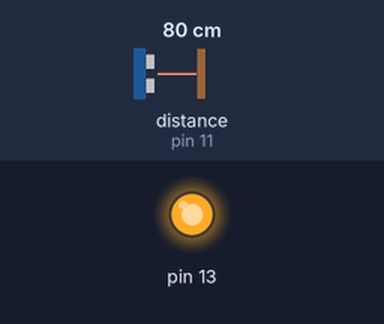
Recording of a sketch running on a simulated Arduino Uno, built with avr-gcc and run on an emulated ATmega328P. Parts: output pins drawn as LEDs (lit = HIGH). Wiring (inferred from the names in the program): ultrasonic range finder: trigger pin 12; echo pin 11. The inputs (shaded band) are chosen by the test bench; at power-on: distance to the obstacle (sensor on pin 11) 80 cm. The echo pulse lasts 58.3 µs per cm; pins used as bus, display or sensor lines are not drawn; what the sketch prints to the serial monitor is not drawn.

Above: at 1.2 s.
1.3 s: distance to the obstacle (sensor on pin 11) set to 2 cm
Timing chart, 0 to 4.3 s (numbered marks = the images above; inputs shaded):
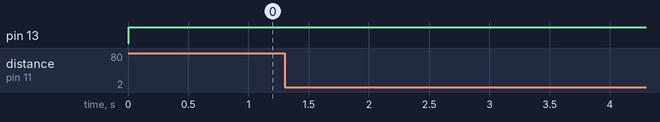

Measured:
- after the input at 1.3 s, every drawn part: stays the same

The sketch:

environment.ino
```cpp
int trig = 12;                   //超音波發送腳位
int echo = 11;                   //超音波接收腳位
int ir1 = 2;                     //紅外線1接收腳位 (左邊)
int ir2 = 3;                     //紅外線2接收腳位 (右邊)
//  int irv1,irv2=1;                 //設定紅外線初始值      (紅外線讀值:白為0，黑為1)
int velocity;                    //車輛速度
long dur,cm,obs;                 //接收間段(us)，公分，障礙
long temp=18;                    //溫度C(聲速受溫度影響)
long w=(331.5+0.607*temp)/1000;  //每微秒幾公分
void setup()
{
  Serial.begin(9600);
  pinMode(trig, OUTPUT);
  pinMode(ir1,INPUT);
  pinMode(ir2,INPUT);
  pinMode(echo, INPUT);
  pinMode(13,OUTPUT);
}
void loop()
{
  digitalWrite(trig, HIGH);    //超音波發送訊號
  delayMicroseconds(10);
  digitalWrite(trig, LOW);
  pinMode(echo, INPUT);        // 讀取 echo 的電位
  dur = pulseIn(echo, HIGH);   // 收到高電位時的時間(接到訊號的間隔)
  cm = (dur/2)*w;              // 將時間換算成距離 cm
  //  irv1=digitalRead(ir1);
  //  irv2=digitalRead(ir2);

  Serial.print("Distance : ");  // 監控讀值
  Serial.print(cm);
  Serial.print("cm    ");
  Serial.print(w);
  Serial.print("us/cm");
  Serial.println();             //監控讀值

  obs= 15+velocity*1;                 //預估轉彎點(15只是預設，velocity*1也是)
  if(cm<=obs)
  {
    digitalWrite(13,HIGH);          //避障指令
  }

  if(cm>obs)
  {
    if(ir1==HIGH && ir2==LOW)  // 左黑右白
    {
      digitalWrite(11,HIGH);   //左轉指令
    }
    if(ir1==LOW && ir2==HIGH)  // 左白右黑
    {
      digitalWrite(11,LOW);    //右轉指令
    }
   if(ir1==LOW && ir2==LOW)    //雙白(迷途狀況)
   {
      digitalWrite(10,HIGH);   //搜尋路跡指令
   }
  }
  delay(250);
}
```
